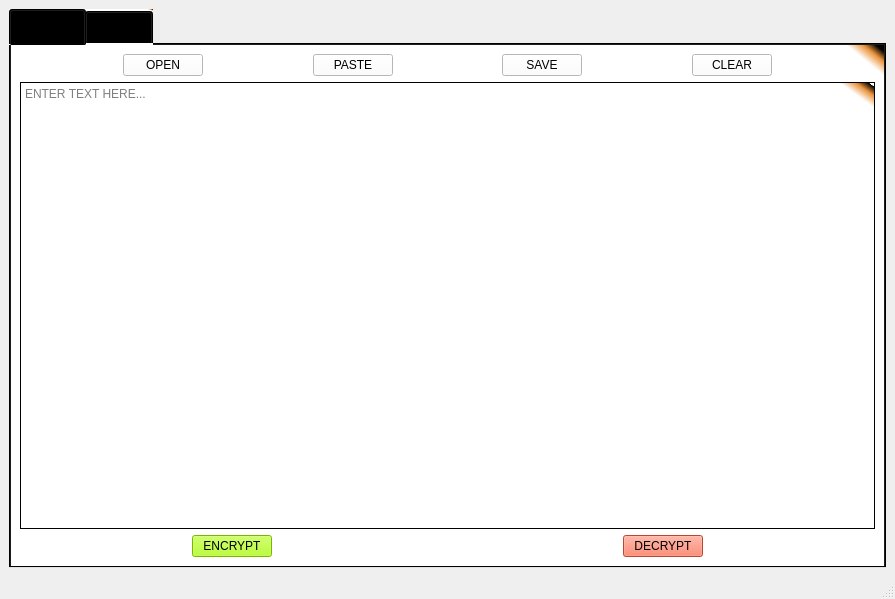
<?xml version="1.0" encoding="UTF-8"?>
<ui version="4.0">
 <class>MainWindow</class>
 <widget class="QMainWindow" name="MainWindow">
  <property name="geometry">
   <rect>
    <x>0</x>
    <y>0</y>
    <width>895</width>
    <height>599</height>
   </rect>
  </property>
  <property name="windowTitle">
   <string>MainWindow</string>
  </property>
  <widget class="QWidget" name="centralwidget">
   <layout class="QGridLayout" name="gridLayout_3">
    <item row="0" column="0">
     <layout class="QGridLayout" name="gridLayout">
      <item row="0" column="0">
       <widget class="QTabWidget" name="TEXTPANE">
        <property name="font">
         <font>
          <pointsize>15</pointsize>
          <weight>75</weight>
          <bold>true</bold>
         </font>
        </property>
        <property name="styleSheet">
         <string notr="true">background-color: qlineargradient(spread:pad, x1:0.977273, y1:0.028, x2:1, y2:0.0113636, stop:0 rgba(255, 255, 255, 255), stop:0.55 rgba(235, 148, 61, 255), stop:0.98 rgba(0, 0, 0, 255), stop:1 rgba(0, 0, 0, 0));</string>
        </property>
        <property name="currentIndex">
         <number>0</number>
        </property>
        <widget class="QWidget" name="tab">
         <attribute name="title">
          <string>TEXT</string>
         </attribute>
         <layout class="QGridLayout" name="gridLayout_4">
          <item row="0" column="0">
           <layout class="QHBoxLayout" name="horizontalLayout">
            <item>
             <spacer name="horizontalSpacer">
              <property name="orientation">
               <enum>Qt::Horizontal</enum>
              </property>
              <property name="sizeHint" stdset="0">
               <size>
                <width>40</width>
                <height>20</height>
               </size>
              </property>
             </spacer>
            </item>
            <item>
             <widget class="QPushButton" name="open">
              <property name="styleSheet">
               <string notr="true">
background-color: rgb(255, 255, 255);</string>
              </property>
              <property name="text">
               <string>OPEN</string>
              </property>
             </widget>
            </item>
            <item>
             <spacer name="horizontalSpacer_2">
              <property name="orientation">
               <enum>Qt::Horizontal</enum>
              </property>
              <property name="sizeHint" stdset="0">
               <size>
                <width>40</width>
                <height>20</height>
               </size>
              </property>
             </spacer>
            </item>
            <item>
             <widget class="QPushButton" name="paste">
              <property name="styleSheet">
               <string notr="true">background-color: rgb(170, 85, 0);
background-color: rgb(255, 255, 255);</string>
              </property>
              <property name="text">
               <string>PASTE</string>
              </property>
             </widget>
            </item>
            <item>
             <spacer name="horizontalSpacer_3">
              <property name="orientation">
               <enum>Qt::Horizontal</enum>
              </property>
              <property name="sizeHint" stdset="0">
               <size>
                <width>40</width>
                <height>20</height>
               </size>
              </property>
             </spacer>
            </item>
            <item>
             <widget class="QPushButton" name="save">
              <property name="styleSheet">
               <string notr="true">                             
background-color: rgb(255, 255, 255);</string>
              </property>
              <property name="text">
               <string>SAVE</string>
              </property>
             </widget>
            </item>
            <item>
             <spacer name="horizontalSpacer_4">
              <property name="orientation">
               <enum>Qt::Horizontal</enum>
              </property>
              <property name="sizeHint" stdset="0">
               <size>
                <width>40</width>
                <height>20</height>
               </size>
              </property>
             </spacer>
            </item>
            <item>
             <widget class="QPushButton" name="clear">
              <property name="styleSheet">
               <string notr="true">background-color: rgb(255, 255, 255);</string>
              </property>
              <property name="text">
               <string>CLEAR</string>
              </property>
             </widget>
            </item>
            <item>
             <spacer name="horizontalSpacer_5">
              <property name="orientation">
               <enum>Qt::Horizontal</enum>
              </property>
              <property name="sizeHint" stdset="0">
               <size>
                <width>40</width>
                <height>20</height>
               </size>
              </property>
             </spacer>
            </item>
           </layout>
          </item>
          <item row="1" column="0">
           <layout class="QGridLayout" name="gridLayout_2">
            <item row="1" column="0">
             <widget class="QTextEdit" name="textpane">
              <property name="placeholderText">
               <string>ENTER TEXT HERE...</string>
              </property>
             </widget>
            </item>
           </layout>
          </item>
          <item row="2" column="0">
           <layout class="QHBoxLayout" name="horizontalLayout_2">
            <item>
             <spacer name="horizontalSpacer_6">
              <property name="orientation">
               <enum>Qt::Horizontal</enum>
              </property>
              <property name="sizeHint" stdset="0">
               <size>
                <width>40</width>
                <height>20</height>
               </size>
              </property>
             </spacer>
            </item>
            <item>
             <widget class="QPushButton" name="encrypt">
              <property name="styleSheet">
               <string notr="true">background-color: rgb(170, 255, 0);</string>
              </property>
              <property name="text">
               <string>ENCRYPT</string>
              </property>
             </widget>
            </item>
            <item>
             <spacer name="horizontalSpacer_20">
              <property name="orientation">
               <enum>Qt::Horizontal</enum>
              </property>
              <property name="sizeHint" stdset="0">
               <size>
                <width>40</width>
                <height>20</height>
               </size>
              </property>
             </spacer>
            </item>
            <item>
             <spacer name="horizontalSpacer_7">
              <property name="orientation">
               <enum>Qt::Horizontal</enum>
              </property>
              <property name="sizeHint" stdset="0">
               <size>
                <width>40</width>
                <height>20</height>
               </size>
              </property>
             </spacer>
            </item>
            <item>
             <widget class="QPushButton" name="decrypt">
              <property name="styleSheet">
               <string notr="true">background-color: rgb(255, 101, 70);</string>
              </property>
              <property name="text">
               <string>DECRYPT</string>
              </property>
             </widget>
            </item>
            <item>
             <spacer name="horizontalSpacer_8">
              <property name="orientation">
               <enum>Qt::Horizontal</enum>
              </property>
              <property name="sizeHint" stdset="0">
               <size>
                <width>40</width>
                <height>20</height>
               </size>
              </property>
             </spacer>
            </item>
           </layout>
          </item>
         </layout>
        </widget>
        <widget class="QWidget" name="tab_2">
         <attribute name="title">
          <string>FILE</string>
         </attribute>
         <layout class="QGridLayout" name="gridLayout_5">
          <item row="0" column="0">
           <layout class="QHBoxLayout" name="horizontalLayout_3">
            <item>
             <spacer name="horizontalSpacer_9">
              <property name="orientation">
               <enum>Qt::Horizontal</enum>
              </property>
              <property name="sizeHint" stdset="0">
               <size>
                <width>40</width>
                <height>20</height>
               </size>
              </property>
             </spacer>
            </item>
            <item>
             <widget class="QPushButton" name="file">
              <property name="styleSheet">
               <string notr="true">background-color: rgb(170, 85, 0);
background-color: rgb(255, 255, 255);</string>
              </property>
              <property name="text">
               <string>FILE</string>
              </property>
             </widget>
            </item>
            <item>
             <spacer name="horizontalSpacer_12">
              <property name="orientation">
               <enum>Qt::Horizontal</enum>
              </property>
              <property name="sizeHint" stdset="0">
               <size>
                <width>40</width>
                <height>20</height>
               </size>
              </property>
             </spacer>
            </item>
            <item>
             <spacer name="horizontalSpacer_13">
              <property name="orientation">
               <enum>Qt::Horizontal</enum>
              </property>
              <property name="sizeHint" stdset="0">
               <size>
                <width>40</width>
                <height>20</height>
               </size>
              </property>
             </spacer>
            </item>
            <item>
             <spacer name="horizontalSpacer_14">
              <property name="orientation">
               <enum>Qt::Horizontal</enum>
              </property>
              <property name="sizeHint" stdset="0">
               <size>
                <width>40</width>
                <height>20</height>
               </size>
              </property>
             </spacer>
            </item>
            <item>
             <spacer name="horizontalSpacer_11">
              <property name="orientation">
               <enum>Qt::Horizontal</enum>
              </property>
              <property name="sizeHint" stdset="0">
               <size>
                <width>40</width>
                <height>20</height>
               </size>
              </property>
             </spacer>
            </item>
            <item>
             <widget class="QPushButton" name="fclear">
              <property name="styleSheet">
               <string notr="true">background-color: rgb(255, 255, 255);</string>
              </property>
              <property name="text">
               <string>CLEAR</string>
              </property>
             </widget>
            </item>
            <item>
             <spacer name="horizontalSpacer_10">
              <property name="orientation">
               <enum>Qt::Horizontal</enum>
              </property>
              <property name="sizeHint" stdset="0">
               <size>
                <width>40</width>
                <height>20</height>
               </size>
              </property>
             </spacer>
            </item>
           </layout>
          </item>
          <item row="1" column="0">
           <layout class="QHBoxLayout" name="horizontalLayout_5">
            <item>
             <widget class="QProgressBar" name="progressBar">
              <property name="styleSheet">
               <string notr="true"/>
              </property>
              <property name="value">
               <number>24</number>
              </property>
             </widget>
            </item>
           </layout>
          </item>
          <item row="2" column="0">
           <layout class="QHBoxLayout" name="horizontalLayout_4">
            <item>
             <spacer name="horizontalSpacer_15">
              <property name="orientation">
               <enum>Qt::Horizontal</enum>
              </property>
              <property name="sizeHint" stdset="0">
               <size>
                <width>40</width>
                <height>20</height>
               </size>
              </property>
             </spacer>
            </item>
            <item>
             <widget class="QPushButton" name="fencrypt">
              <property name="styleSheet">
               <string notr="true">background-color: rgb(170, 255, 127);</string>
              </property>
              <property name="text">
               <string>ENCRYPT</string>
              </property>
             </widget>
            </item>
            <item>
             <spacer name="horizontalSpacer_18">
              <property name="orientation">
               <enum>Qt::Horizontal</enum>
              </property>
              <property name="sizeHint" stdset="0">
               <size>
                <width>40</width>
                <height>20</height>
               </size>
              </property>
             </spacer>
            </item>
            <item>
             <spacer name="horizontalSpacer_19">
              <property name="orientation">
               <enum>Qt::Horizontal</enum>
              </property>
              <property name="sizeHint" stdset="0">
               <size>
                <width>40</width>
                <height>20</height>
               </size>
              </property>
             </spacer>
            </item>
            <item>
             <spacer name="horizontalSpacer_16">
              <property name="orientation">
               <enum>Qt::Horizontal</enum>
              </property>
              <property name="sizeHint" stdset="0">
               <size>
                <width>40</width>
                <height>20</height>
               </size>
              </property>
             </spacer>
            </item>
            <item>
             <widget class="QPushButton" name="fdecrypt">
              <property name="styleSheet">
               <string notr="true">background-color: rgb(255, 85, 0);</string>
              </property>
              <property name="text">
               <string>DECRYPT</string>
              </property>
             </widget>
            </item>
            <item>
             <spacer name="horizontalSpacer_17">
              <property name="orientation">
               <enum>Qt::Horizontal</enum>
              </property>
              <property name="sizeHint" stdset="0">
               <size>
                <width>40</width>
                <height>20</height>
               </size>
              </property>
             </spacer>
            </item>
           </layout>
          </item>
         </layout>
        </widget>
       </widget>
      </item>
     </layout>
    </item>
   </layout>
  </widget>
  <widget class="QStatusBar" name="statusbar"/>
 </widget>
 <resources/>
 <connections/>
</ui>
